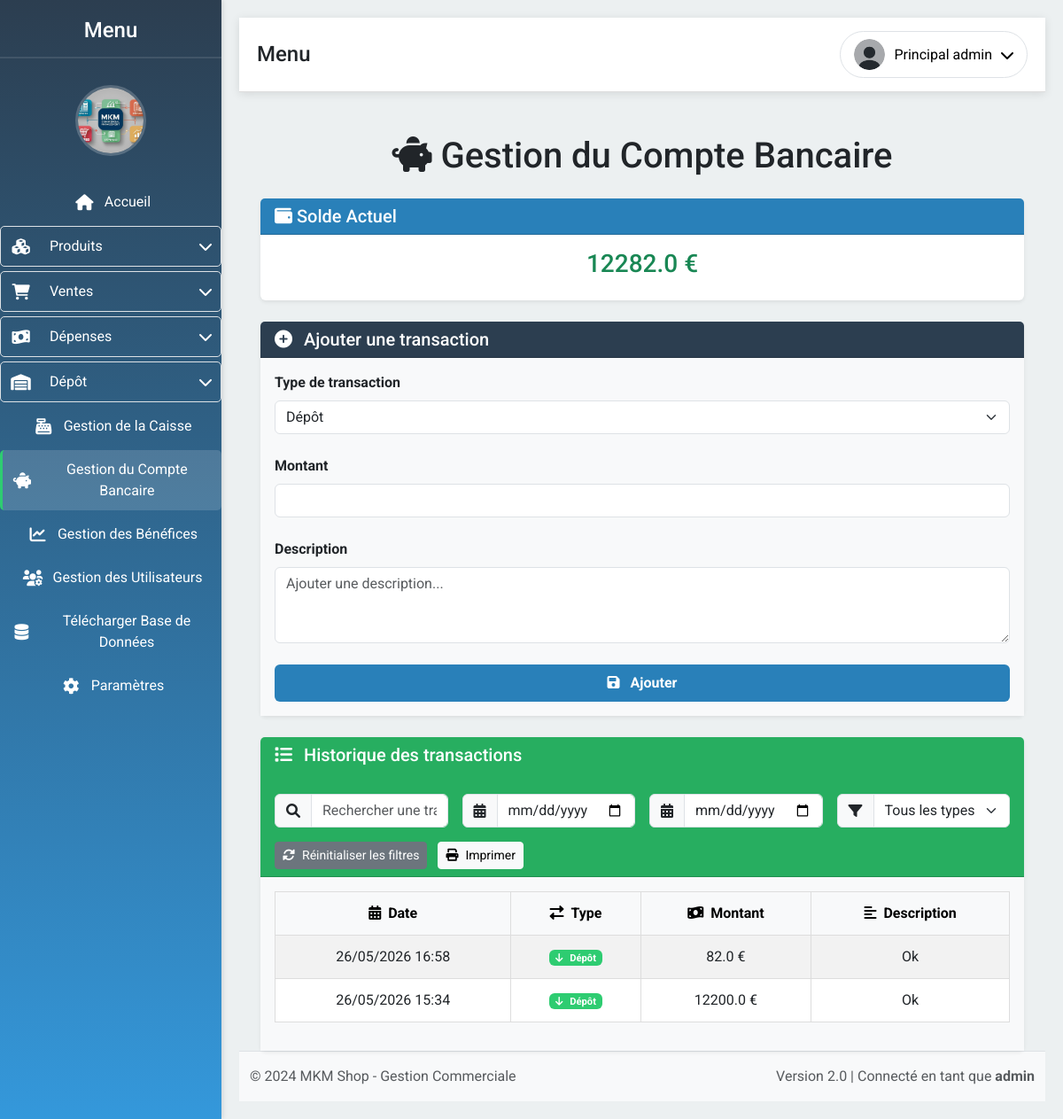
/gestion_compte_bancaire (signed in), run on an earlier commit of the app's database.
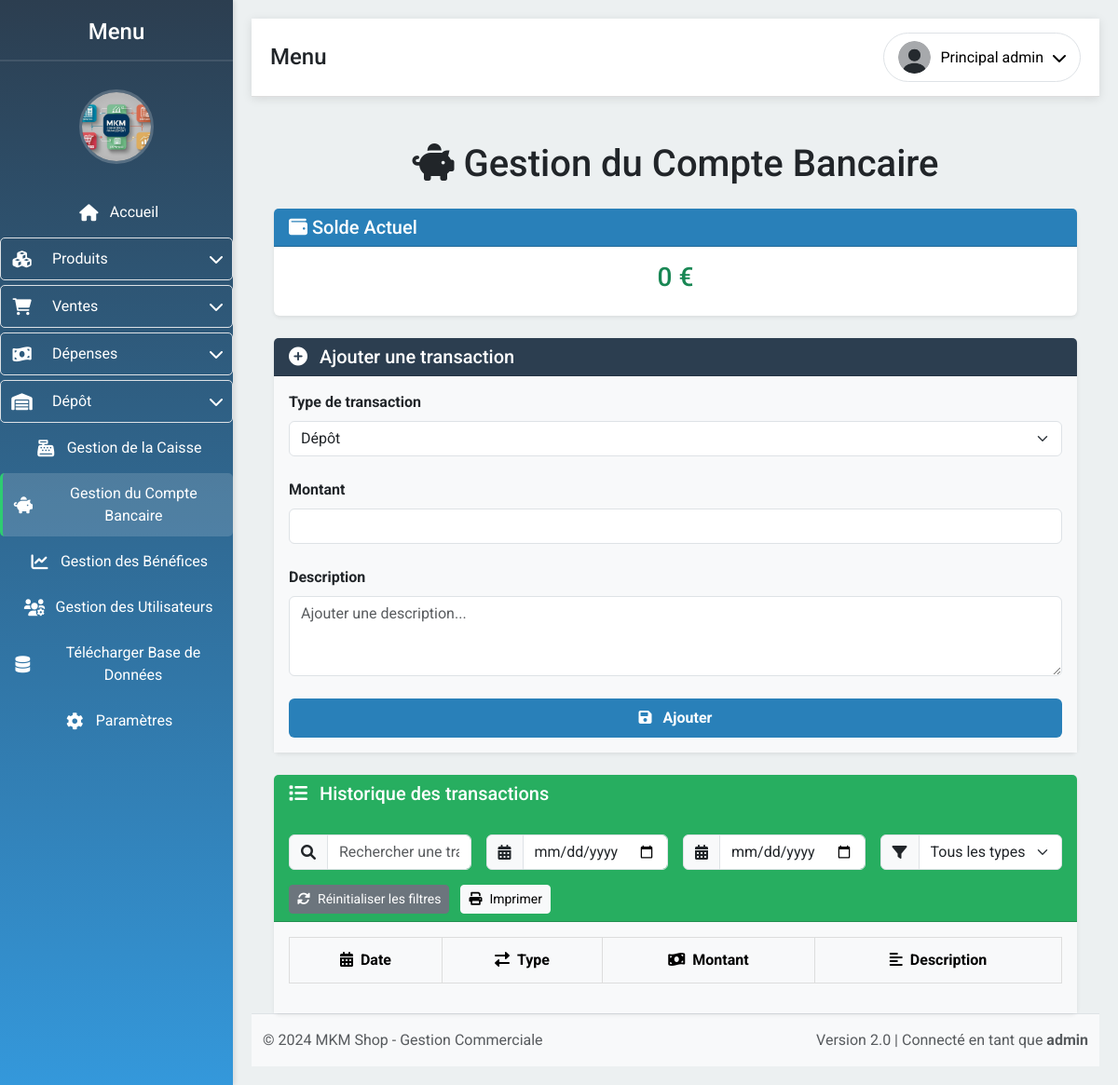
And on a later commit of the database.
### app/models.py (models this page shows, shortened)
class CompteBancaire(db.Model):
    __tablename__ = 'compte_bancaire'
    id = db.Column(db.Integer, primary_key=True)
    type_transaction = db.Column(db.String(10), nullable=False)
    montant = db.Column(db.Float, nullable=False)
    description = db.Column(db.String(200))
    date_transaction = db.Column(db.DateTime, nullable=False, default=datetime.now)

### app/routes.py (the view, shortened to what this page needs)
@bp.route('/gestion_compte_bancaire', methods=['GET', 'POST'])
@login_required
@permission_required('gestion_banque')
def gestion_compte_bancaire():
    transactions = CompteBancaire.query.order_by(CompteBancaire.date_transaction.desc()).all()
    solde = sum(t.montant if t.type_transaction == 'depot' else -t.montant for t in transactions)
    return render_template('gestion_compte_bancaire.html', transactions=transactions, solde=solde)

### app/models.py (called while the page is built)
    def is_admin(self):
        return self.role == 'admin'

    def has_permission(self, permission):
        if self.is_admin():
            return True
        return self.permissions and permission in self.permissions

### app/routes.py (called while the page is built)
def permission_required(permission):
    def decorator(f):
        @wraps(f)
        def decorated_function(*args, **kwargs):
            if not current_user.has_permission(permission):
                flash("Accès refusé. Vous n'avez pas les permissions nécessaires.", 'danger')
                return redirect(url_for('routes.index'))
            return f(*args, **kwargs)
        return decorated_function
    return decorator

@login_manager.user_loader
def load_user(user_id):
    return User.query.get(int(user_id))

### app/templates/gestion_compte_bancaire.html (shortened to what the changed rows need)
{% extends "layout.html" %}
{% block content %}
<div class="container">
    <h1 class="mt-5 text-center"><i class="fas fa-piggy-bank"></i> Gestion du Compte Bancaire</h1>
    <div class="card mt-4 shadow-sm border-0">
        <div class="card-body text-center">
            <h3 class="text-success">{{ solde|round(2) }} €</h3>
        </div>
    </div>
    <div class="card mt-4 shadow-sm border-0">
        <div class="card-body" style="background-color: #F8F9FA;">
            <div class="table-responsive">
                <table class="table table-hover table-striped">
                    <thead class="table-light">
                        <tr>
                            <th class="text-center"><i class="fas fa-calendar-alt me-2"></i>Date</th>
                            <th class="text-center"><i class="fas fa-exchange-alt me-2"></i>Type</th>
                            <th class="text-center"><i class="fas fa-money-bill-wave me-2"></i>Montant</th>
                            <th class="text-center"><i class="fas fa-align-left me-2"></i>Description</th>
                        </tr>
                    </thead>
                    <tbody id="transactionTableBody">
                        {% for transaction in transactions %}
                        <tr data-type="{{ transaction.type_transaction }}" data-date="{{ transaction.date_transaction.strftime('%Y-%m-%d') }}">
                            <td class="text-center">{{ transaction.date_transaction.strftime('%d/%m/%Y %H:%M') }}</td>
                            <td class="text-center">
                                {% if transaction.type_transaction == 'depot' %}
                                    <span class="badge" style="background-color: #2ECC71;"><i class="fas fa-arrow-down me-2"></i>Dépôt</span>
                                {% else %}
                                    <span class="badge" style="background-color: #E74C3C;"><i class="fas fa-arrow-up me-2"></i>Retrait</span>
                                {% endif %}
                            </td>
                            <td class="text-center">{{ transaction.montant|round(2) }} €</td>
                            <td class="text-center">{{ transaction.description }}</td>
                        </tr>
                        {% endfor %}
                    </tbody>
                </table>
            </div>
        </div>
    </div>
</div>
{% endblock %}

What changed in the data, as far as the page shows it:
removed CompteBancaire: type_transaction "depot" (drawn)
removed CompteBancaire: type_transaction "depot" (drawn)
Also different on the page:
{{ solde|round(2) }}: "12282.0" → "0"
